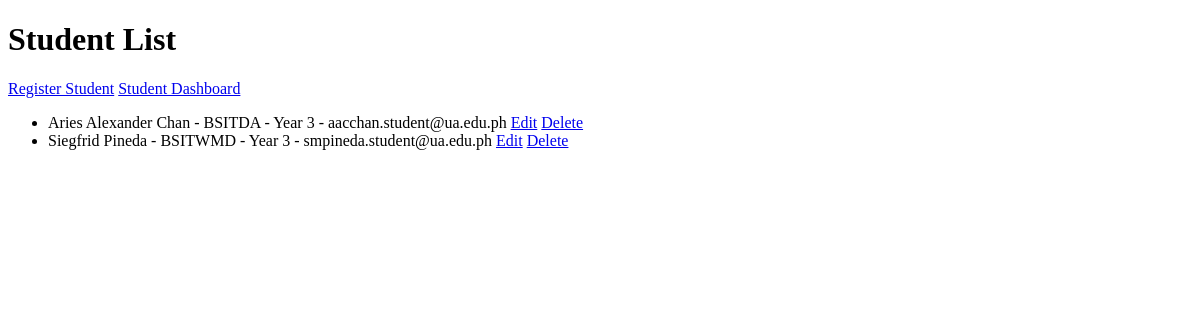
/registration/, run on an earlier commit of the app's database.
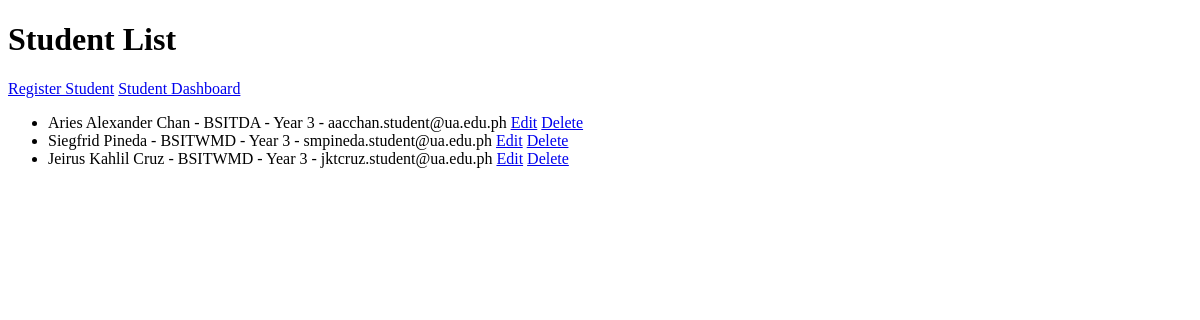
And on a later commit of the database.
### registration/models.py (models this page shows, shortened)
class Student(models.Model):
    student_name = models.CharField(max_length=100)
    program = models.CharField(max_length=100)
    year_level = models.IntegerField()
    email = models.EmailField()

### registration/views.py (the view)
# urls.py: path('', views.student_list, name='student_list'),
def student_list(request):
    students = Student.objects.all()
    return render(
        request,
        'registration/student_list.html',
        {'students': students}
    )

### registration/templates/registration/student_list.html (shortened to what this page needs)
<!DOCTYPE html>
<html>
<head>
</head>
<body>
    <h1>Student List</h1>
    <a href="{% url 'student_create' %}">Register Student</a>
    <a href="{% url 'student_dashboard' %}">
        Student Dashboard
    </a>
    <ul>
        {% for student in students %}
            <li>
                {{ student.student_name }} - {{ student.program }} - Year {{ student.year_level }} - {{ student.email }}
                <a href="{% url 'student_update' student.pk %}">Edit</a>
                <a href="{% url 'student_delete' student.pk %}">Delete</a>
            </li>
        {% empty %}
            <li>No students registered yet.</li>
        {% endfor %}
    </ul>
</body>
</html>

What changed in the data, as far as the page shows it:
added Student: student_name "Jeirus Kahlil Cruz", program "BSITWMD", year_level "3", email "jktcruz.student@ua.edu.ph"
